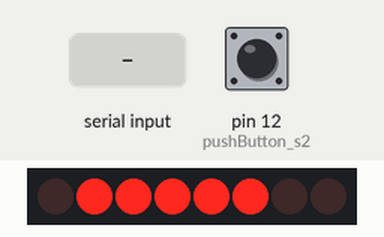
Simulated run of this sketch. Board: Arduino Uno, built with avr-gcc and run on an emulated ATmega328P. Parts: 8 shift-register outputs drawn as a row of LEDs (first output left, lit = HIGH). Wiring (inferred from the names in the program): shift register (74HC595): data pin 2; shift clock pin 7; latch pin 4. Wiring (inferred from the signals the program sends): row of LEDs: on Q0, Q1, Q2, Q3, Q4, Q5, Q6, Q7. The inputs (shaded band) are chosen by the test bench; at power-on: pin 12 (pushButton_s2) HIGH. What the sketch prints to the serial monitor is not drawn.

Above: at 17.6 s.
17.7 s: "10\n" received over Serial
At 20.8 s:
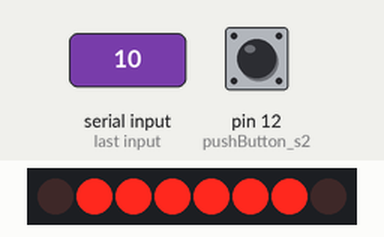
21.9 s: pin 12 (pushButton_s2) pulled LOW for 3.2 s
At 24.3 s:
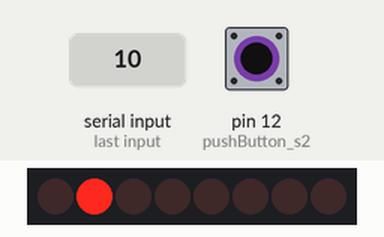
At 30.1 s:
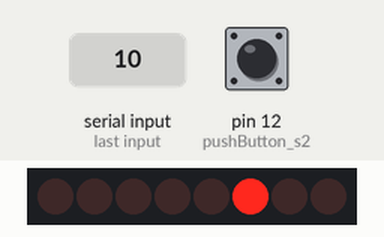
Timing chart, 0 to 72.9 s (numbered marks = the images above; inputs shaded):
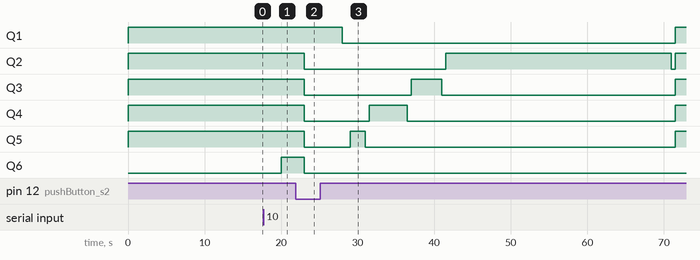

The sketch:

modeCode.ino
```cpp
#include "irrigationMode.h"

extern byte outputByte;
extern int pushButton_s2;
extern bool buttonLock;

int timings[]={7000,2000,5000,4000};

void valveCycler(int startValve, int endValve)
{

    for (int i = startValve; i <= endValve; i++)
    {
        bitSet(outputByte,i);

    }
    updateShiftRegister();
    delay(3000);

    if (digitalRead(pushButton_s2) == LOW && buttonLock == 0)
    {
        outputByte=0;
        bitSet(outputByte,6);
        updateShiftRegister();
        Serial.print(startValve);
        Serial.print(" start valve//");
        Serial.print("end valve ");
        Serial.println(endValve);


        delay(5000);

        bitClear(outputByte,6);
        updateShiftRegister();
        delay(1000);


        for (int i = startValve; i <= endValve; i++)
        {
            bitSet(outputByte,i);
            updateShiftRegister();
            delay(timings[i-1]);
            bitClear(outputByte,i);
            updateShiftRegister();
            delay(500);
        }

    }
    outputByte=0;
    bitSet(outputByte,6);
    updateShiftRegister();


}
```

irrigationMode.h
```cpp
void updateShiftRegister();
```

irrigationMode.ino
```cpp
#include "modeCode.h"

const int latchPin =4;
const int dataPin =2;
const int clockPin =7;
int pushButton_s2=12;

byte outputByte = 0;
int mode = 0;
/*
0 = standby
10 = auto
21 = manual valv1
22 = manual valve2
23 = manual valve3
24 = manual valve4
*/
bool buttonLock = 0;

void setup()
{
    pinMode(latchPin, OUTPUT);
    pinMode(dataPin, OUTPUT);
    pinMode(clockPin, OUTPUT);
    pinMode(pushButton_s2, INPUT_PULLUP);
    Serial.begin(9600);
    blinkAll(7);
    //bitSet(outputByte,6);
    //bitSet(outputByte,2);
    //updateShiftRegister();

}

void loop()
{
    valveCycler(2,5);


    if(digitalRead(pushButton_s2) == LOW && buttonLock == 0)
    {
        Serial.println("Button pressed");
        switch (mode)
        {
        case 0:
            mode = 10;
            break;
        case 10:
            mode = 21;
            break;
        case 21:
            mode = 22;
            break;
        case 22:
            mode = 23;
            break;
        case 23:
            mode = 24;
            break;
        case 24:
            mode = 0;
            break;

        default:
            changeMode();
            break;

        }
        changeMode();
        buttonLock=1;

    }

    if(digitalRead(pushButton_s2)== HIGH)
    {
        buttonLock =0;
    }


    if (Serial.available())

    {
        char charSerial = Serial.read();

        if(charSerial >= '0' && charSerial <= '7')
        {
            int modeUpdate = charSerial - '0';
            Serial.print("character received ");
            Serial.print(modeUpdate);
            bitSet(outputByte,modeUpdate);
            updateShiftRegister();
        }

        if (charSerial == 'x')
        {
            outputByte=0;
            bitSet(outputByte,6);
            updateShiftRegister();
        }
    }
}

void updateShiftRegister()
{
    digitalWrite(latchPin,LOW);
    //Serial.print(" outputByte update: ");
    //Serial.println(outputByte,BIN);
    shiftOut(dataPin,clockPin,LSBFIRST,outputByte);
    digitalWrite(latchPin, HIGH);

}

void changeMode()
{
    Serial.print("mode changed to: ");
    Serial.println(mode);
    switch (mode)
    {
    case 10:
        blinkAutoMode();
        if (digitalRead(pushButton_s2) == LOW && buttonLock == 0)
        {
            valveCycler(2,5);
        }
        break;

    case 21:
        valveCycler(2,2);
        break;
    case 22:
        valveCycler(3,3);
        break;
    case 23:
        valveCycler(4,4);
        break;
    case 24:
        valveCycler(5,5);
        break;

    }


}

void blinkAll(int blinkies)
{
    int counter = 0;
    do
    {
        Serial.print("blink");
        bitSet(outputByte,2);
        bitSet(outputByte,3);
        bitSet(outputByte,4);
        bitSet(outputByte,5);
        bitSet(outputByte,6);
        updateShiftRegister();
        delay(1000);
        bitSet(outputByte,6);
        updateShiftRegister();
        delay(1000);
        counter ++;
    } while (counter < blinkies);

}

void blinkAutoMode()
{
    int counter = 0;
    do
    {
        for (int i = 2; i <= 5; i++)
            {
            bitSet(outputByte,i);
            updateShiftRegister();
            delay(100);
            bitClear(outputByte,i);
            updateShiftRegister();
            }

        for (int i = 2; i >= 5; i--)
            {
            bitSet(outputByte,i);
            updateShiftRegister();
            delay(100);
            bitClear(outputByte,i);
            updateShiftRegister();
            }

        counter ++;
    } while (counter < 5);


}
```

modeCode.h
```cpp
void valveCycler(int startValve, int endValve);
```
